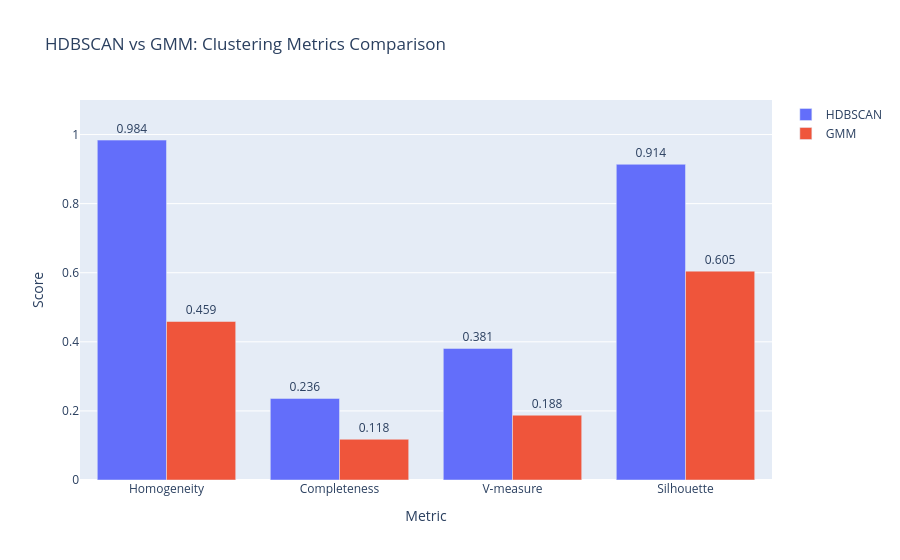

The notebook cell saved with this chart:
### Code cell
# Visual comparison of all metrics between HDBSCAN and GMM
fig = go.Figure()

for model in comparison_df.columns:
    fig.add_trace(go.Bar(
        name=model,
        x=comparison_df.index,
        y=comparison_df[model],
        text=comparison_df[model].round(3),
        textposition='outside'
    ))

fig.update_layout(
    title='HDBSCAN vs GMM: Clustering Metrics Comparison',
    xaxis_title='Metric',
    yaxis_title='Score',
    yaxis_range=[0, 1.1],
    barmode='group',
    hovermode='x unified'
)
fig.show()

print("\n Interpretation:")
print("  • Homogeneity: How many samples from same attack group are in same cluster")
print("  • Completeness: How many samples from same attack group are in one cluster")
print("  • V-measure: Harmonic mean of homogeneity and completeness")
print("  • Silhouette: Measure of cluster cohesion and separation")

### Figure 1 — Plotly figure (JSON) as saved in the notebook; plotly's stock layout.template omitted (floating-point values rounded to 4 significant figures)
{"data": [{"name": "HDBSCAN", "text": [0.984, 0.236, 0.381, 0.914], "textposition": "outside", "type": "bar", "x": ["Homogeneity", "Completeness", "V-measure", "Silhouette"], "y": [0.9839, 0.2361, 0.3809, 0.9139]}, {"name": "GMM", "text": [0.459, 0.118, 0.188, 0.605], "textposition": "outside", "type": "bar", "x": ["Homogeneity", "Completeness", "V-measure", "Silhouette"], "y": [0.4589, 0.1179, 0.1876, 0.6046]}], "layout": {"barmode": "group", "hovermode": "x unified", "title": {"text": "HDBSCAN vs GMM: Clustering Metrics Comparison"}, "xaxis": {"title": {"text": "Metric"}}, "yaxis": {"range": [0, 1.1], "title": {"text": "Score"}}}}
